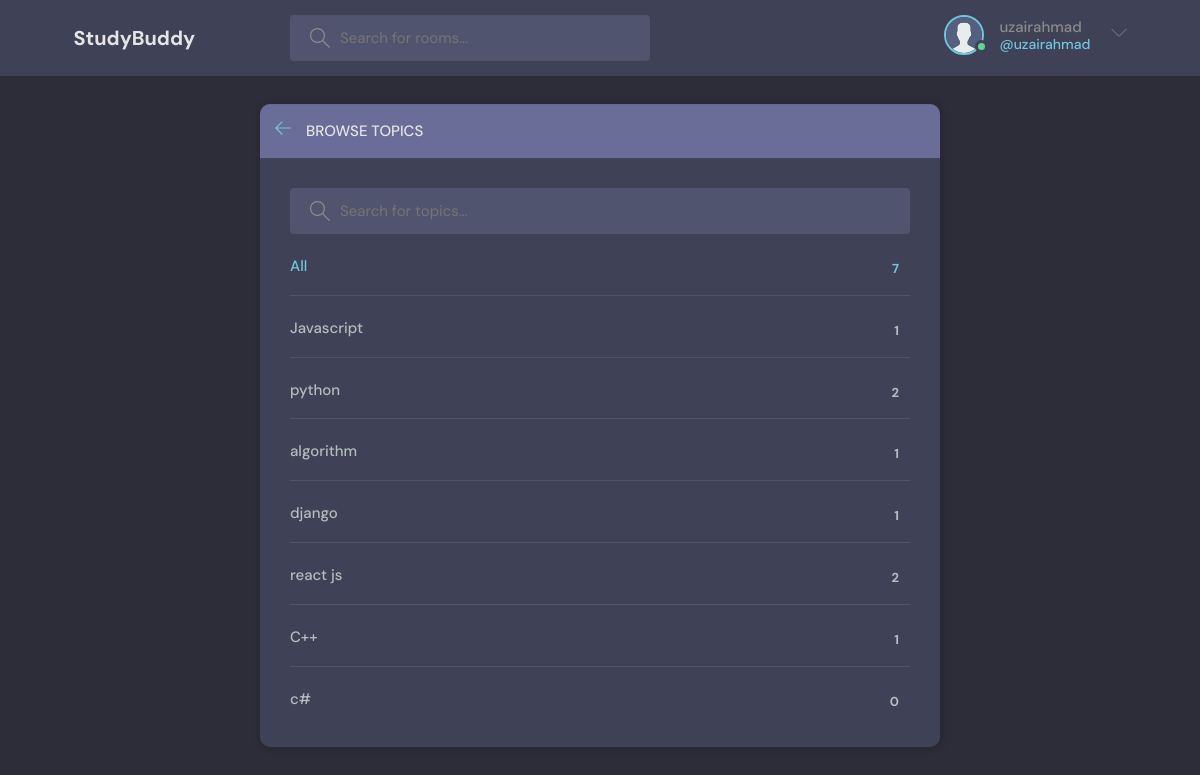
Before: /topic (signed in) with the older database file.
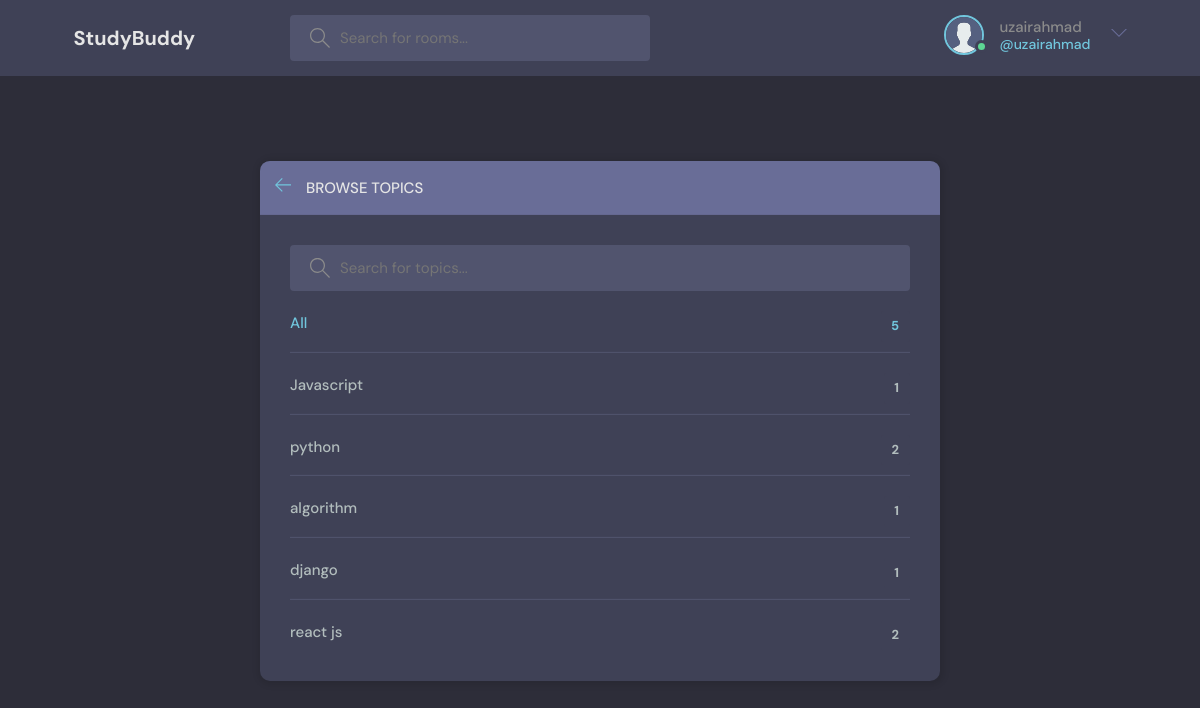
After: the same page with the newer database file.
### base/models.py (models this page shows, shortened)
class Topic(models.Model):
    name = models.CharField(max_length=200)

### base/views.py (the view)
# urls.py: path('topic', views.topicPage, name='topic'),
def topicPage(request):
     topic=Topic.objects.filter()
     return render(request, 'base/topic.html', {'topic':topic})

### base/templates/base/topic.html (shortened to what this page needs)
{% extends 'main.html'%} {% block content %} {% load static %}
<main class="create-room layout">
  <div class="container">
    <div class="layout__box">
      <div class="layout__boxHeader">
        <div class="layout__boxTitle">
          <a href="{% url 'home' %}">
            <svg
              version="1.1"
              xmlns="http://www.w3.org/2000/svg"
              width="32"
              height="32"
              viewBox="0 0 32 32"
            >
              <title>arrow-left</title>
              <path
                d="M13.723 2.286l-13.723 13.714 13.719 13.714 1.616-1.611-10.96-10.96h27.625v-2.286h-27.625l10.965-10.965-1.616-1.607z"
              ></path>
            </svg>
          </a>
          <h3>Browse Topics</h3>
        </div>
      </div>
      <div class="topics-page layout__body">
        <form method="GET" class="header__search" action="{% url 'home' %}">
          <label>
            <input name="q" placeholder="Search for topics..." />
          </label>
        </form>
        <ul class="topics__list">
          <li>
            <a href="/" class="active">All <span>{{topic.count}}</span></a>
          </li>
          {% for t in topic %}
          <li>
            <a href="/">{{t.name}}<span>{{t.room_set.all.count}}</span></a>
          </li>
          {% endfor %}
        </ul>
      </div>
    </div>
  </div>
</main>
{% endblock content %}

Changed rows visible on the page:
removed Topic: name "C++", room_set.all.count "1"
removed Topic: name "c#", room_set.all.count "0"
Other visible differences:
{{ topic.count }}: "7" → "5"
